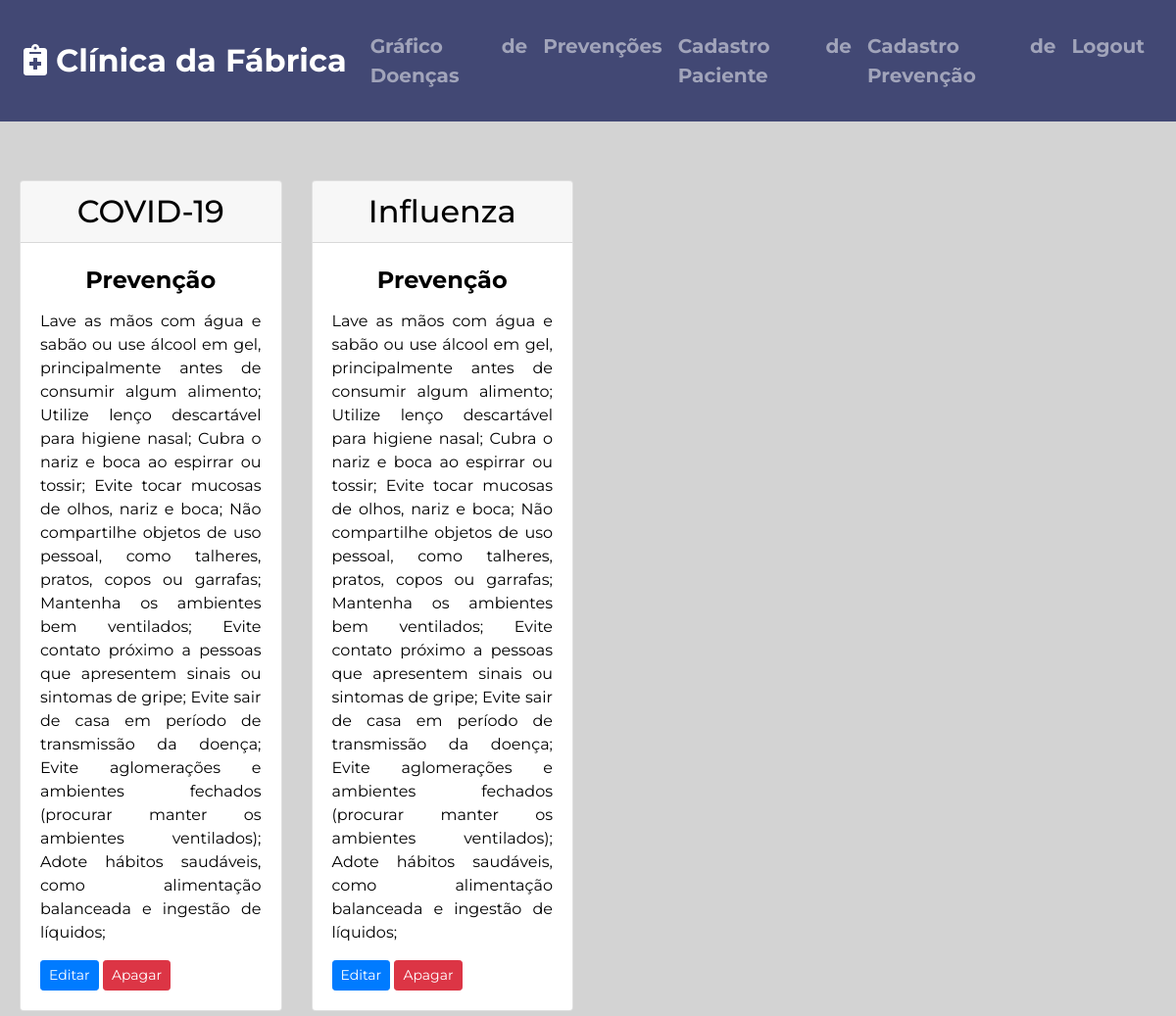
Before: /tratamento with the older database file.
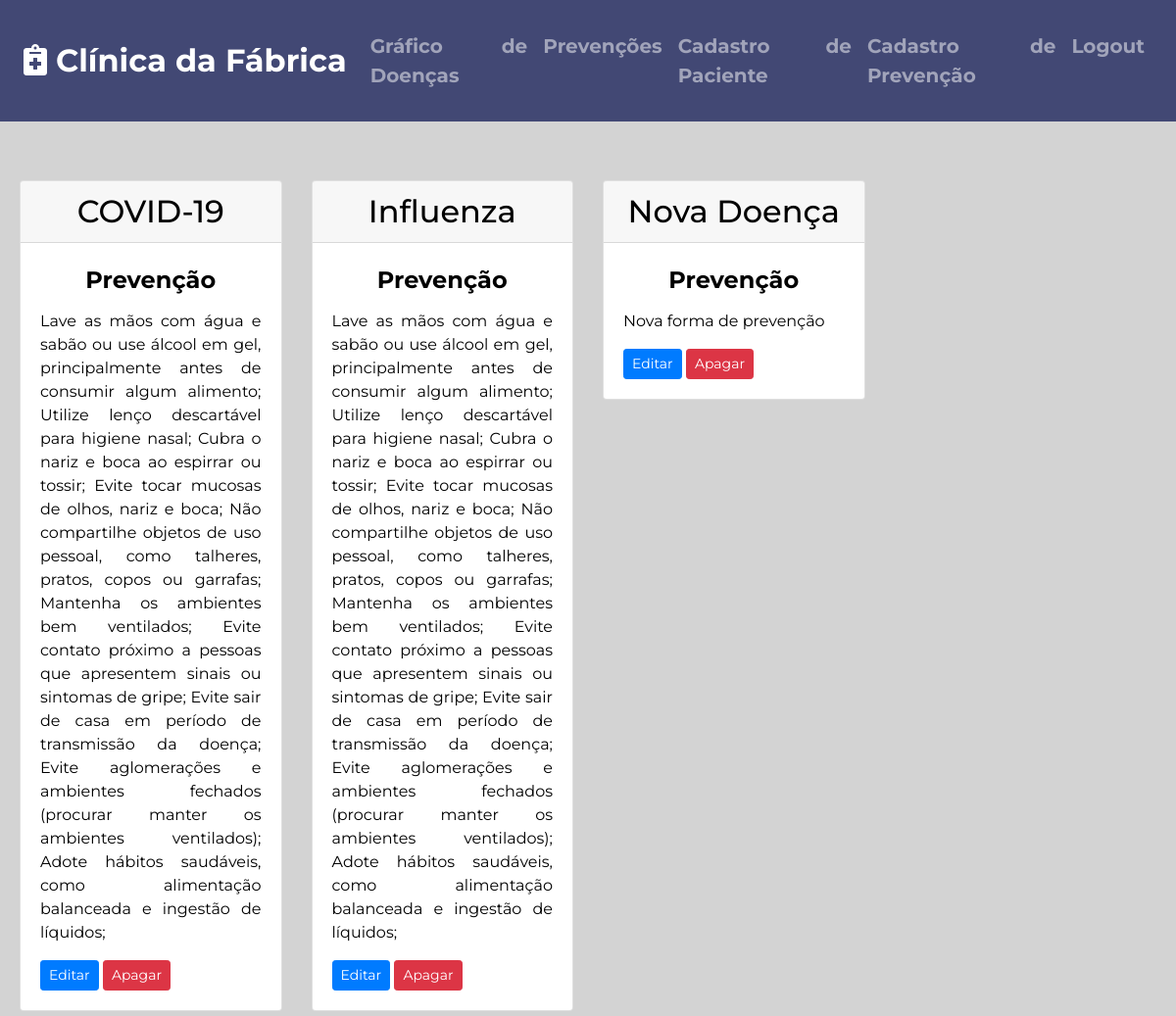
After: the same page with the newer database file.
### base/models.py (models this page shows, shortened)
class Prevencao(models.Model):
    virus = models.CharField(max_length=50, verbose_name="Nome da Doença")
    prevenir = models.TextField(verbose_name="Forma de Prevenção")

### base/views.py (the view)
# urls.py: path('tratamento', views.tratamento, name="base-tratamento"),
def tratamento(request):
    context = {
        'Prevencao': Prevencao.objects.all(),
    }
    return render(request, 'base/tratamento.html', context)

### base/templates/base/tratamento.html
{% extends 'base/modelo.html' %}
{%block content %}
<div class="row">
    {% for Prevencao in Prevencao %}
    <div class="carddoenca col-lg-3 col-md-6">
        <div class="card">
            <h2 class="card-header">{{ Prevencao.virus }}</h5>
            <div class="card-body">
              <h5 class="card-title"> Prevenção</h5>
              <p class="card-text">{{ Prevencao.prevenir }}</p>
              <a href="{% url 'base-editarp' Prevencao.id %}" class="btn btn-primary btn-sm">Editar</a>
              <a href="{% url 'base-apagarp' Prevencao.id %}" class="btn btn-danger btn-sm">Apagar</a>
            </div>
          </div>
    </div>
    {% endfor %}
</div>
{% endblock content %}

Changed rows visible on the page:
added Prevencao: virus "Nova Doença", prevenir "Nova forma de prevenção"
